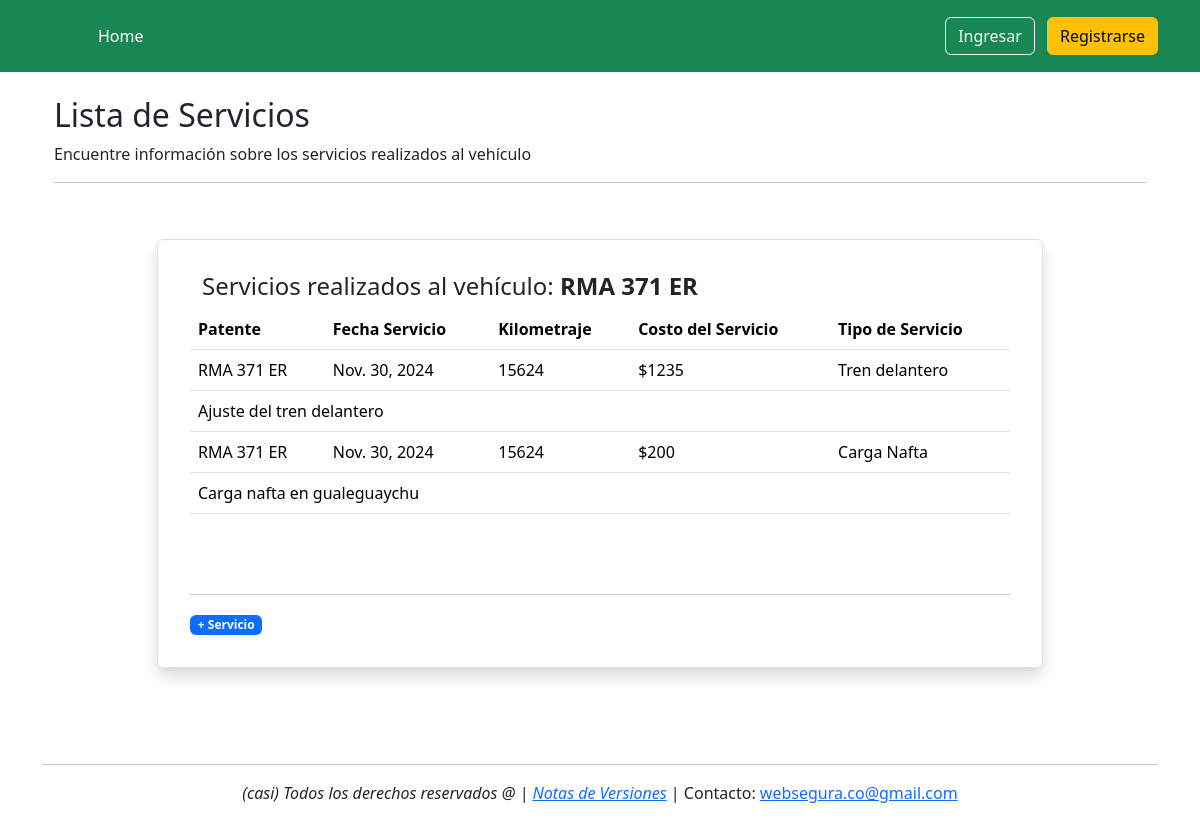
The app's page /vehicles/42/ with its own data.
### autocare/models.py (models this page shows, shortened)
class Vehicle(models.Model):
    def current_year():
        return datetime.date.today().year
    owner = models.ForeignKey(User, on_delete=models.CASCADE, verbose_name='Titular', related_name='vehicle_owner')
    plate = models.CharField(max_length=10, verbose_name='Patente')
    brand = models.CharField(max_length=50, choices=BRAND_CHOICES, verbose_name='Marca')
    moddel = models.CharField(max_length=50, verbose_name='Modelo')
    year = models.IntegerField(default=current_year, verbose_name='Año')
    color = models.CharField(max_length=50, verbose_name='Color')
    mileage = models.IntegerField(verbose_name='Kilometraje')
    car_mechanic = models.ForeignKey(User, on_delete=models.CASCADE, blank=True, null=True, verbose_name='Mecánico Asignado', related_name='assigned_mechanic')
    created_at = models.DateField(auto_now_add=True, verbose_name='Fecha Creación')
    def total_service_cost(self):
        from django.db.models import Sum
        return self.service_set.aggregate(total_cost=Sum('cost'))['total_cost'] or 0

class Service(models.Model):
    vehicle = models.ForeignKey(Vehicle, on_delete=models.CASCADE, verbose_name='Patente')
    date = models.DateField(default=timezone.now, verbose_name='Fecha Servicio')
    kilometers = models.IntegerField(default=0, verbose_name='Kilometraje')
    service_type = models.CharField(max_length=500, choices=SERVICE_TYPE_CHOICES, verbose_name='Tipo de Servicio')
    coments = models.TextField(verbose_name='Comentarios', blank=True, help_text="Indique cualquier cosa que desee comentar")
    cost = models.IntegerField(verbose_name='Costo del Servicio')
    created_at = models.DateField(auto_now_add=True, verbose_name='Fecha Servicio')

### autocare/views.py (the view)
# urls.py: path('vehicles/<int:pk>/', VehicleDetailView.as_view(), name='vehicle_detail'),
class VehicleDetailView(DetailView):
    model = Vehicle
    template_name = 'vehicle_detail.html'
    def get_context_data(self, **kwargs):
        context = super().get_context_data(**kwargs)
        vehicle = self.get_object()
        context['total_cost'] = vehicle.total_service_cost()
        return context

### templates/vehicle_detail.html
{% extends 'base.html' %}
    {% block content %}
<div class="container">
        <br>
        <h2>Lista de Servicios</h2>
        <p>Encuentre información sobre los servicios realizados al vehículo</p>
    <hr>
    <br>
    <div class="container my-3">
        <div class="row">
            <div class="col-md-10 mx-auto">
                 <div class="card border rounded-2 shadow p-3 mb-3">
                    <div class="card-body">
                        <div class="container">
                            <h4>Servicios realizados al vehículo:<strong> {{ vehicle.plate }} </strong></h4>
                        </div>
                        <table class="table">
                            <thead>
                                <tr>
                                    <th>Patente</th>
                                    <th>Fecha Servicio</th>
                                    <th>Kilometraje</th>
                                    <th>Costo del Servicio</th>
                                    <th>Tipo de Servicio</th>
                                </tr>
                            </thead>
                            <tbody>
                            {% for service in vehicle.service_set.all %}
                                <tr>
                                    <td>{{ vehicle.plate }}</td>
                                    <td>{{ service.date }}</td>
                                    <td>{{ service.kilometers }}</td>
                                    <td>${{ service.cost }}</td>
                                    <td>{{ service.service_type }}</td>
                                </tr>
                                <tr>
                                    <td colspan="5">{{ service.coments }}</td>
                                </tr>
                                {% empty %}
                                <tr>
                                    No hay servicios registrados
                                </tr>
                                {% endfor %}
                            </tbody>
                        </table>
                    <br><br><hr>
                        <a href="{% url 'add_service' vehicle.id %}" class="badge text-bg-primary text-decoration-none">
                            + Servicio
                        </a>
                    </div>
                 </div>
            </div>
        </div>
    </div>
</div>
    {% endblock %}

### records on screen
Vehicle: plate "RMA 371 ER"
Service: date "Nov. 30, 2024", kilometers "15624", cost "1235", service_type "Tren delantero", coments "Ajuste del tren delantero"
Service: date "Nov. 30, 2024", kilometers "15624", cost "200", service_type "Carga Nafta", coments "Carga nafta en gualeguaychu"
